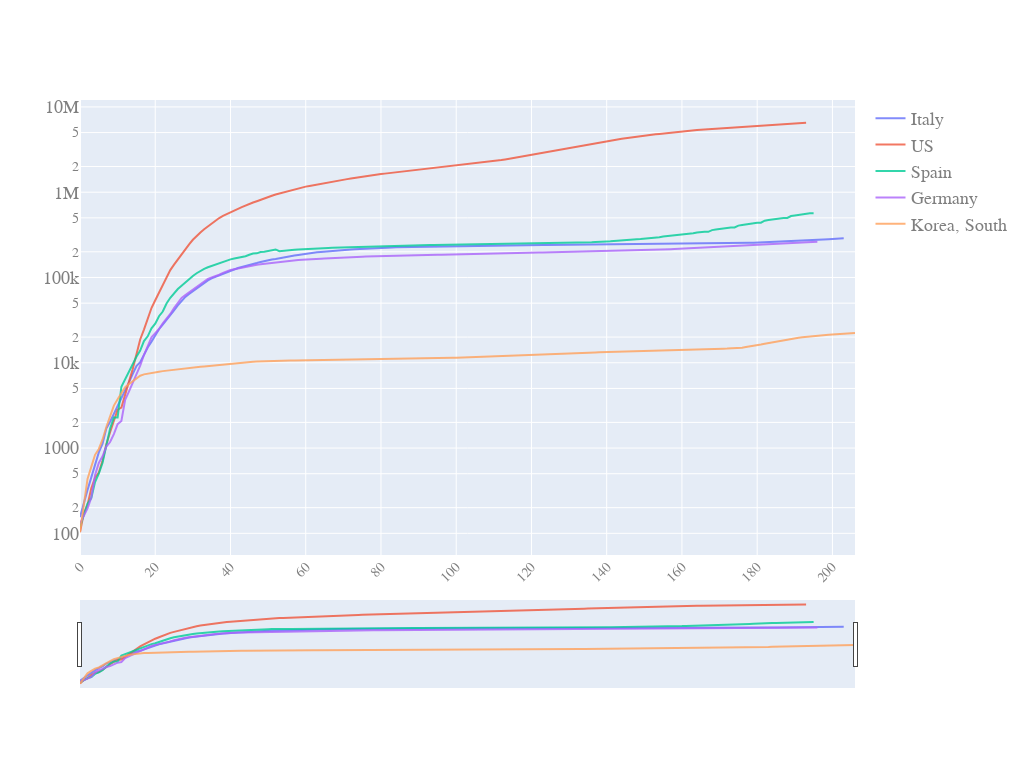

Notebook code cell kept with this figure:
### Code cell
quick_plot(df_analyse.date,
           df_analyse.iloc[:,3:-1],
           y_scale='log',
           slider=True)

### Figure 1 — Plotly figure (JSON) as saved in the notebook; plotly's stock layout.template omitted (floating-point values rounded to 4 significant figures; data arrays with more than 128 entries replaced by an {"elided": "..."} marker saying what was removed)
{"data": [{"name": "Italy", "opacity": 0.8, "type": "scatter", "x": {"elided": "207 int values"}, "y": {"elided": "207 int values"}}, {"name": "US", "opacity": 0.8, "type": "scatter", "x": {"elided": "207 int values"}, "y": {"elided": "207 int values"}}, {"name": "Spain", "opacity": 0.8, "type": "scatter", "x": {"elided": "207 int values"}, "y": {"elided": "207 int values"}}, {"name": "Germany", "opacity": 0.8, "type": "scatter", "x": {"elided": "207 int values"}, "y": {"elided": "207 int values"}}, {"name": "Korea, South", "opacity": 0.8, "type": "scatter", "x": {"elided": "207 int values"}, "y": {"elided": "207 int values"}}], "layout": {"autosize": true, "font": {"color": "#7f7f7f", "family": "PT Sans, monospace", "size": 18}, "height": 768, "width": 1024, "xaxis": {"nticks": 20, "rangeslider": {"visible": true}, "tickangle": -45, "tickfont": {"color": "#7f7f7f", "size": 14}}, "yaxis": {"type": "log"}}}
